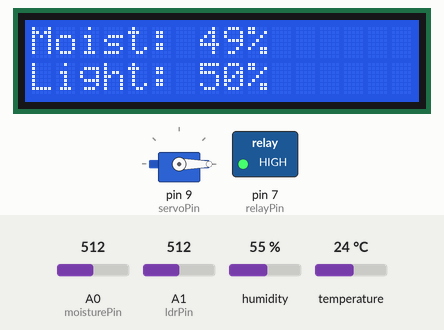
Recording of a sketch running on a simulated Arduino Uno, built with avr-gcc and run on an emulated ATmega328P. On the bench: servo, 16×2 character LCD, switched loads named in the sketch (green lamp = pin HIGH). The inputs (shaded band) are chosen by the test bench; at power-on: humidity 55 %, A0 (moisturePin) = 512, A1 (ldrPin) = 512, temperature 24 °C. What the sketch prints to the serial monitor is not drawn.

Above: at 4.3 s.
4.4 s: humidity set to 22 %
At 12.6 s:
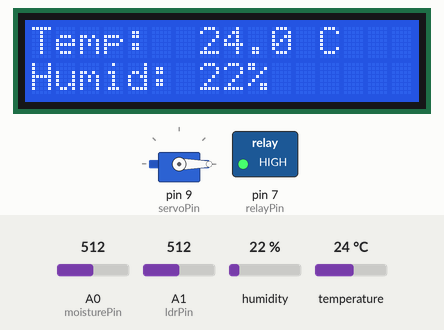
18.4 s: A0 (moisturePin) set to 597
At 23.9 s:
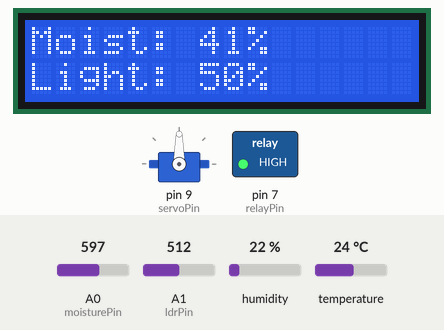
24.8 s: A0 (moisturePin) set to 621
At 38.7 s:
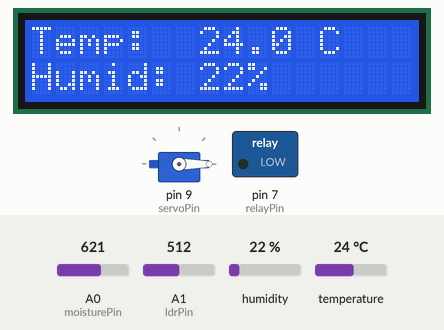
38.8 s: A1 (ldrPin) set to 306
At 51.4 s:
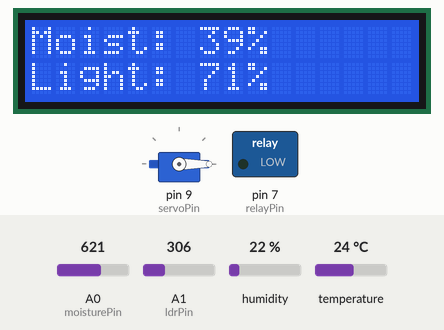
52.0 s: temperature set to 12 °C
At 57.5 s:
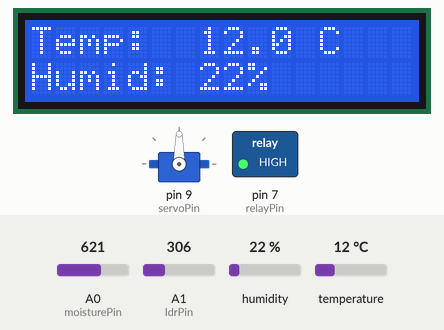
58.0 s: A1 (ldrPin) set to 992
At 67.8 s:
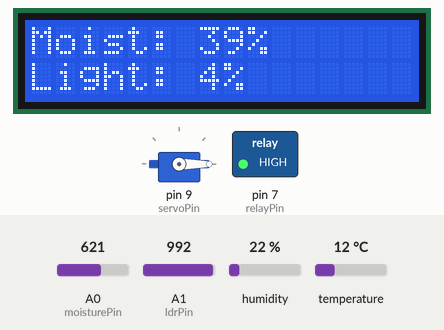
Timing chart, 0 to 70.2 s (numbered marks = the images above; inputs shaded):
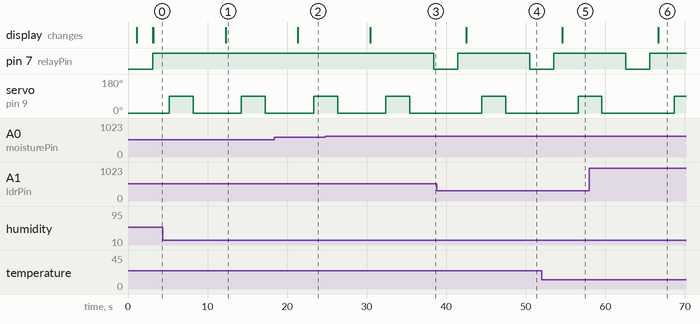

Measured:
- the behaviour switches between 613 and 614 on A0 (moisturePin) (found by bisection; images 2 and 3)
- after the input at 4.4 s, the display: changes after 7.9 s (image 1)
- after the input at 18.4 s, the display: changes after 2.9 s (image 2)
- after the input at 24.8 s, pin 7 (relayPin): HIGH → LOW after 13.6 s
- after the input at 38.8 s, the display: changes after 3.7 s (image 4)
- after the input at 52.0 s, the display: changes after 2.6 s (image 5)
- after the input at 58.0 s, the display: changes after 8.7 s (image 6)

The sketch:

arduino3.ino
```cpp
// THIS CODE IS FOR WEDNESDAY EXPLICITLY SO THE PEOPLE CAN UNDERSTAND WHATS HAPPENING!!!

// 1- Moisture sensor
// 2- LDR light sensor
// 3- Servo motor
// 4- Relay (water pump)
// 5- AM2302 Temperature & Humidity sensor

#include <Wire.h>
#include <LiquidCrystal_I2C.h>
#include <Servo.h>
#include <AM2302-Sensor.h>

// Pin Definitions
const int moisturePin     = A0;
const int ldrPin          = A1;
const int relayPin        = 7;
const int servoPin        = 9;
constexpr uint8_t dhtPin  = 4;

// Object Declarations
AM2302::AM2302_Sensor am2302(dhtPin);

int ldrValue        = 0;
int moistureValue   = 0;
bool showTempScreen = false;

Servo myServo;
LiquidCrystal_I2C lcd(0x27, 16, 2);

void setup() {
  Serial.begin(9600);

  // Servo
  myServo.attach(servoPin);
  myServo.write(0);
  delay(1000);

  // LCD
  lcd.init();
  lcd.backlight();
  lcd.setCursor(0, 0);
  lcd.print("  Smart PLant Care Robot  ");
  lcd.setCursor(0, 1);
  lcd.print("  Starting...   ");
  delay(2000);
  lcd.clear();

  // Relay
  pinMode(relayPin, OUTPUT);
  digitalWrite(relayPin, HIGH);      // Pump OFF at start

  // AM2302
  am2302.begin();
}

void loop() {

  //  1. Read Moisture
  moistureValue = analogRead(moisturePin);
  int moisturePercent = map(moistureValue, 1023, 0, 0, 100);

  Serial.print("Moisture: ");
  Serial.print(moisturePercent);
  Serial.println("%");

  //  2. Read Light
  ldrValue = analogRead(ldrPin);
  int lightPercent = map(ldrValue, 0, 1023, 100, 0);

  Serial.print("Light: ");
  Serial.print(lightPercent);
  Serial.println("%");

  if      (lightPercent < 30) Serial.println("Status: LOW light");
  else if (lightPercent < 70) Serial.println("Status: MODERATE light");
  else                        Serial.println("Status: HIGH light");

  // ── 3. Read Temp & Humidity (AM2302)
  am2302.read();                          //  just call read(), ignore status enum

  float temperature = am2302.get_Temperature();
  float humidity    = am2302.get_Humidity();

  bool sensorOK = !isnan(temperature) && !isnan(humidity);  //  check values directly

  if (!sensorOK) {
    Serial.println("AM2302 ERROR: Check wiring on pin 4!");
  } else {
    Serial.print("Temperature: "); Serial.print(temperature); Serial.println(" C");
    Serial.print("Humidity:    "); Serial.print(humidity);    Serial.println("%");
  }

  Serial.println("-----------------");

  // ── 4. LCD Alternating Screens
  lcd.clear();

  if (!showTempScreen) {
    // Screen 1 - Moisture & Light
    lcd.setCursor(0, 0);
    lcd.print("Moist: ");
    lcd.print(moisturePercent);
    lcd.print("%   ");

    lcd.setCursor(0, 1);
    lcd.print("Light: ");
    lcd.print(lightPercent);
    lcd.print("%   ");

  } else {
    // Screen 2 - Temp & Humidity
    lcd.setCursor(0, 0);
    if (sensorOK) {
      lcd.print("Temp:  ");
      lcd.print(temperature, 1);
      lcd.print(" C  ");
    } else {
      lcd.print("Temp:  ERROR    ");
    }

    lcd.setCursor(0, 1);
    if (sensorOK) {
      lcd.print("Humid: ");
      lcd.print((int)humidity);
      lcd.print("%   ");
    } else {
      lcd.print("Humid: ERROR    ");
    }
  }

  showTempScreen = !showTempScreen;
  delay(2000);

  //  5. Servo Sweep
  myServo.write(90);
  delay(3000);
  myServo.write(0);
  delay(3000);

  // 6. Pump Control
  if (moisturePercent < 40) {
    digitalWrite(relayPin, LOW);
    Serial.println("Pump: ON");
    delay(3000);
    digitalWrite(relayPin, HIGH);
    Serial.println("Pump: OFF");
  }

  delay(1000);
}
```
